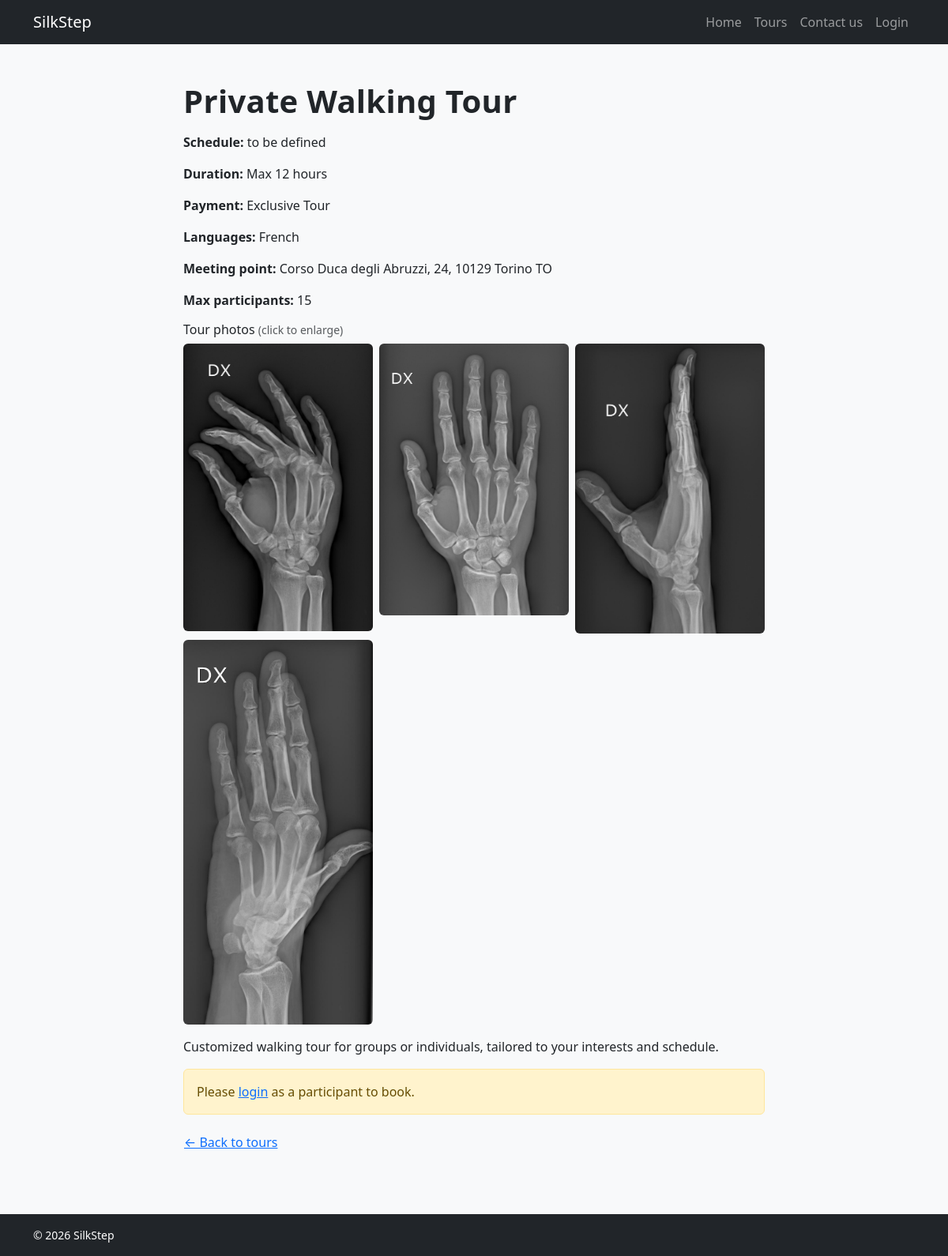
Screenshot of /tour/4 with the database file from the repository.
### tables this page shows
CREATE TABLE tours (
    id INTEGER PRIMARY KEY AUTOINCREMENT,
    title TEXT NOT NULL,
    schedule TEXT NOT NULL,
    duration TEXT NOT NULL,
    payment TEXT NOT NULL,
    summary TEXT NOT NULL
, guide_id INTEGER, meeting_point TEXT, max_participants INTEGER DEFAULT 15, photo_url TEXT, meeting_map_link TEXT);

CREATE TABLE tour_languages (
    tour_id INTEGER NOT NULL,
    language TEXT NOT NULL,
    PRIMARY KEY (tour_id, language),
    FOREIGN KEY (tour_id) REFERENCES tours(id) ON DELETE CASCADE
);

CREATE TABLE tour_photos (
    id INTEGER PRIMARY KEY AUTOINCREMENT,
    tour_id INTEGER NOT NULL,
    photo_path TEXT NOT NULL,
    sort_order INTEGER NOT NULL DEFAULT 1,
    FOREIGN KEY (tour_id) REFERENCES tours(id) ON DELETE CASCADE
);

### app.py (the view)
@app.route("/tour/<int:tour_id>")
def tour_detail(tour_id):
    tour = tours_dao.get_tour_by_id(tour_id)
    if not tour:
        return "Tour not found", 404
    tour_data = dict(tour)
    langs = tours_dao.get_languages_for_tour(tour_id)
    tour_data["languages"] = ", ".join(langs) if langs else "Not set"
    photos = [dict(p) for p in tour_photos_dao.get_photos_for_tour(tour_id)]
    stops = [dict(s) for s in tour_stops_dao.get_stops_for_tour(tour_id)]
    tour_data["photo_src"] = tour_photo_src(photos[0]["photo_path"] if photos else tour_data.get("photo_url"))
    return render_template(
        "tour_detail.html",
        tour=tour_data,
        photos=photos,
        stops=stops,
        booking_error=request.args.get("booking_error", ""),
    )

### app.py (called while the page is built)
def tour_photo_src(photo_url):
    if not photo_url:
        return ""
    if photo_url.startswith("http"):
        return photo_url
    return url_for("static", filename=photo_url)

### tour_photos_dao.py (called while the page is built)
def get_photos_for_tour(tour_id):
    conn = sqlite3.connect("silkstep.db")
    conn.row_factory = sqlite3.Row
    rows = conn.execute(
        "SELECT id, tour_id, photo_path, sort_order FROM tour_photos WHERE tour_id = ? ORDER BY sort_order, id",
        (tour_id,),
    ).fetchall()
    conn.close()
    return rows

### tour_stops_dao.py (called while the page is built)
def get_stops_for_tour(tour_id):
    conn = sqlite3.connect("silkstep.db")
    conn.row_factory = sqlite3.Row
    rows = conn.execute(
        """
        SELECT id, tour_id, stop_order, name, description
        FROM tour_stops
        WHERE tour_id = ?
        ORDER BY stop_order, id
        """,
        (tour_id,),
    ).fetchall()
    conn.close()
    return rows

### tours_dao.py (called while the page is built)
def get_tour_by_id(tour_id):
    conn = sqlite3.connect("silkstep.db")
    conn.row_factory = sqlite3.Row
    row = conn.execute("SELECT * FROM tours WHERE id = ?", (tour_id,)).fetchone()
    conn.close()
    return row

def get_languages_for_tour(tour_id):
    conn = sqlite3.connect("silkstep.db")
    rows = conn.execute(
        "SELECT language FROM tour_languages WHERE tour_id = ? ORDER BY language",
        (tour_id,),
    ).fetchall()
    conn.close()
    return [row[0] for row in rows]

### templates/tour_detail.html (shortened to what this page needs)
{% extends "base.html" %}
{% block content %}
<section class="container py-5" style="max-width: 760px;">
  <h1 class="mb-3">{{ tour.title }}</h1>
  <p><strong>Schedule:</strong> {{ tour.schedule }}</p>
  <p><strong>Duration:</strong> {{ tour.duration }}</p>
  <p><strong>Payment:</strong> {{ tour.payment }}</p>
  <p><strong>Languages:</strong> {{ tour.languages }}</p>
  <p><strong>Meeting point:</strong> {{ tour.meeting_point or "Not set" }}</p>
  <p><strong>Max participants:</strong> {{ tour.max_participants or "Not set" }}</p>
  {% if photos %}
    <h2 class="h6">Tour photos <span class="text-muted small">(click to enlarge)</span></h2>
    <div class="row g-2 mb-3">
      {% for p in photos %}
      <div class="col-6 col-md-4">
        <img src="{{ url_for('static', filename=p.photo_path) }}"
             class="img-fluid rounded photo-thumb"
             alt="{{ tour.title }}"
             data-bs-toggle="modal"
             data-bs-target="#photoModal"
             data-full-src="{{ url_for('static', filename=p.photo_path) }}">
      </div>
      {% endfor %}
    </div>
  {% else %}
    <p class="text-muted small">no photos for this tour yet</p>
  {% endif %}
  <p>{{ tour.summary }}</p>
  {% if current_user.role == 'participant' %}
    <hr>
    <h2 class="h5 mb-3">Book this tour</h2>
    {% if booking_error %}
      <div class="alert alert-warning mb-3">{{ booking_error }}</div>
    {% endif %}
    <form method="POST" action="{{ url_for('book_tour', tour_id=tour.id) }}">
      <div class="mb-3" style="max-width: 280px;">
        <label class="form-label">Tour date</label>
        <input type="date" name="txt_tour_date" id="tour_date" class="form-control" required>
        <p id="spots_info" class="text-muted small mb-0 mt-1">Pick a date to see spots left.</p>
      </div>
      <div class="mb-3" style="max-width: 280px;">
        <label class="form-label">How many people?</label>
        <input type="number" name="txt_party_size" id="party_size" class="form-control"
               min="1" max="{{tour.max_participants or 15}}" value="1" required>
        <p class="text-muted small">Include yourself in the count.</p>
      </div>
      <div class="mb-3">
        <label class="form-label">Notes (optional)</label>
        <textarea name="txt_notes" class="form-control" rows="2"
          placeholder="e.g. 2 adults + 1 child, we prefer slow pace"></textarea>
      </div>
      <div class="mb-3">
        <label class="form-label">Contact for announcements</label>
        <p class="text-muted small">We use this to send tour updates (time changes, weather, etc.). Give email and/or phone.</p>
        <div class="mb-2">
          <label class="form-label small text-muted">Email</label>
          <input type="email" name="txt_announce_email" class="form-control"
                 value="{{ current_user.email }}" placeholder="you@example.com">
        </div>
        <div>
          <label class="form-label small text-muted">Phone (optional)</label>
          <input type="tel" name="txt_announce_phone" class="form-control"
                 placeholder="e.g. +98 912 000 0000">
        </div>
      </div>
      <button type="submit" class="btn btn-primary">Book now</button>
    </form>
    <div class="alert alert-info mt-3 mb-0">
      <strong>Need a larger group or a private tour?</strong><br>
      If you need more spots than available, or a different date, contact us at
      <a href="mailto:contact@silkstep.com">contact@silkstep.com</a>.
    </div>
  {% elif current_user.role == 'guide' %}
    <div class="alert alert-info mt-3 mb-0">Guides cannot book tours.</div>
  {% elif current_user.role == 'admin' %}
    <div class="alert alert-secondary mt-3 mb-0">Admin view only.</div>
  {% else %}
    <div class="alert alert-warning mt-3 mb-0">
      Please <a href="{{ url_for('login') }}">login</a> as a participant to book.
    </div>
  {% endif %}
  <a href="{{ url_for('tours') }}" class="btn btn-link mt-3 ps-0">← Back to tours</a>
</section>
{% endblock %}

### static/css/style.css (style rules this page uses)
body { background-color: #f8f9fa; color: #212529; }
h1 { font-weight: 700; letter-spacing: 0.3px; }
.photo-thumb { cursor: pointer; transition: opacity 0.2s ease; }

### rows the page displays
tours: title "Private Walking Tour", schedule "to be defined", duration "Max 12 hours", payment "Exclusive Tour", meeting_point "Corso Duca degli Abruzzi, 24, 10129 Torino TO", summary "Customized walking tour for groups or individuals, tailored to your interests and schedule."
tour_languages: languages "French"
tour_photos: photo_path (picture)
tour_photos: photo_path (picture)
tour_photos: photo_path (picture)
tour_photos: photo_path (picture)

### other values shown
{{ tour.max_participants or "Not set" }} "15"
